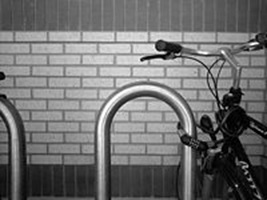
#> input picture Week2/images/Bicycle.jpg, 267 x 200 px, found by its file name
$ jupyter execute 19521766.ipynb
#> lines starting #> are read from the running program, lines starting #| are printed output that depends on the picture; long printed decimals are rounded
[cell 1]
from google.colab import drive
drive.mount('/content/drive')

THÔNG TIN SINH VIÊN

Họ tên: Phan Anh Lộc

MSSV: 19521766

Bài thực hành số 2

IMPORT CÁC THƯ VIỆN

[cell 2]
import cv2 as cv
from google.colab.patches import cv2_imshow
from scipy.spatial import distance
import matplotlib.pyplot as plt
import os
import numpy as np
from scipy import ndimage

[cell 3]
dir_monhoc = '/content/drive/MyDrive/CS231.M12.KHCL'
dir_baitap = os.path.join(dir_monhoc, 'Baitap', 'Baitap2')
dir_images = os.path.join(dir_baitap, 'images')

1. YÊU CẦU 1

[cell 4]
bicycle_path = os.path.join(dir_images, 'Bicycle.jpg')
bansoxe_path = os.path.join(dir_images, 'bansoxejpg.jpg')

bicycle_img = cv.imread(bicycle_path, 0)
#> bicycle_img is the input picture: shape (200, 267); min 0, max 255, mean 112.3
bansoxe_img = cv.imread(bansoxe_path, 0)
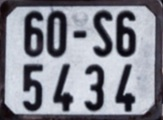
#> input picture Week2/images/bansoxejpg.jpg, 163 x 120 px, found by its file name
#> bansoxe_img: shape (120, 163); min 4, max 228, mean 135.4

cv2_imshow(bicycle_img)
cv2_imshow(bansoxe_img)

[cell 5]
def sobel_filters(img):
    Kx = np.array([[-1, 0, 1], [-2, 0, 2], [-1, 0, 1]], np.float32)
    Ky = np.array([[1, 2, 1], [0, 0, 0], [-1, -2, -1]], np.float32)
    # Ix = ndimage.filters.convolve(img, Kx)
    # Iy = ndimage.filters.convolve(img, Ky)
    Ix = cv.filter2D(img, -1, Kx)
    Iy = cv.filter2D(img, -1, Ky)
    G = np.hypot(Ix, Iy)
    G = G / G.max() * 255
    theta = np.arctan2(Iy, Ix)
    return (G, theta, Ix, Iy)

[cell 6]
G1, theta1, Ix1, Iy1 = sobel_filters(bicycle_img)
hstack_1 = np.hstack((bicycle_img, G1, Ix1, Iy1))
cv2_imshow(hstack_1)

[cell 7]
G2, theta2, Ix2, Iy2 = sobel_filters(bansoxe_img)
hstack_2 = np.hstack((bansoxe_img, G2, Ix2, Iy2))
cv2_imshow(hstack_2)

2. YÊU CẦU 2

[cell 8]
def feature_image(img):
  img_copy = img.copy()
  img_resized = cv.resize(img_copy, (256, 256))
  G_, theta_, Ix_, Iy_ = sobel_filters(img_resized)
  arr = []
  for i in range(G_.shape[0]):
    tmp = 0
    for j in range(G_.shape[1]):
      tmp = tmp + G_[i,j]
    arr.append(tmp)

  for j in range(G_.shape[1]):
    tmp = 0
    for i in range(G_.shape[0]):
      tmp = tmp + G_[i,j]
    arr.append(tmp)

  return arr

+ ĐỌC ẢNH

[cell 9]
path_img_0814 = os.path.join(dir_images, 'image_0814.jpg')
path_img_0816 = os.path.join(dir_images, 'image_0816.jpg')
path_img_1248 = os.path.join(dir_images, 'image_1248.jpg')

img_0814 = cv.imread(path_img_0814,0)
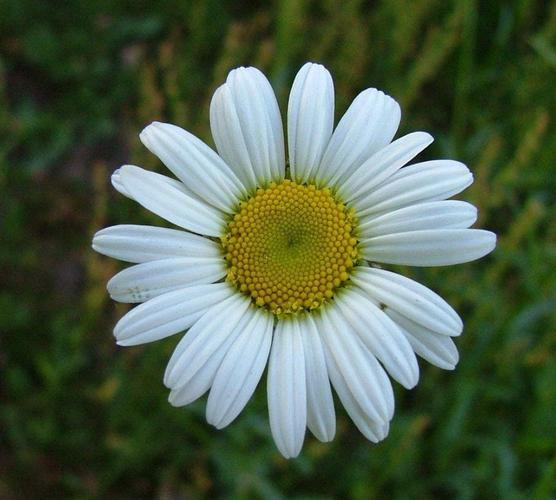
#> input picture Week2/images/image_0814.jpg, 556 x 500 px, found by its file name
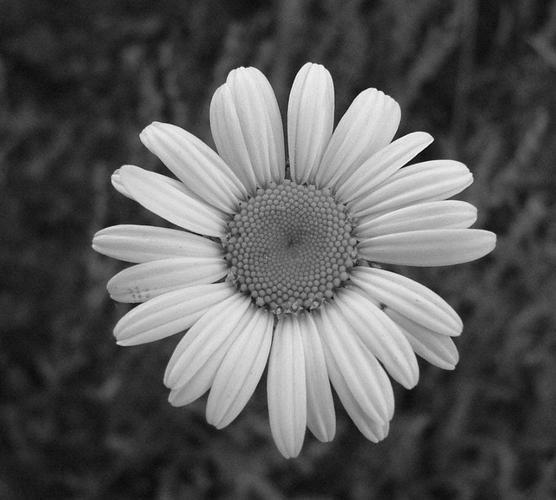
#> img_0814: shape (500, 556); min 0, max 255, mean 89.9
img_0816 = cv.imread(path_img_0816,0)
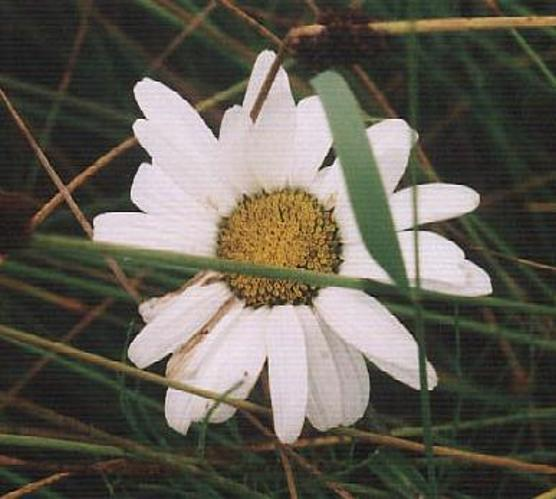
#> input picture Week2/images/image_0816.jpg, 556 x 499 px, found by its file name
#> img_0816: shape (499, 556); min 6, max 254, mean 93.1
img_1248 = cv.imread(path_img_1248,0)
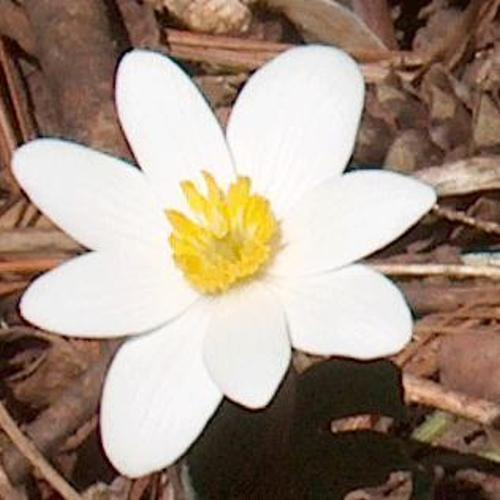
#> input picture Week2/images/image_1248.jpg, 500 x 500 px, found by its file name
#> img_1248: shape (500, 500); min 0, max 255, mean 147.8

+ HIỂN THỊ ẢNH ĐÃ ĐỌC

[cell 10]
cv2_imshow(img_0814)
cv2_imshow(img_0816)
cv2_imshow(img_1248)

+ TÍNH KHOẢNG CÁCH ẢNH 0814 VÀ 0816

[cell 11]
feature_vector_img_0814 = feature_image(img_0814)
#> in sobel_filters (call 3), `theta = np.arctan2(Iy, Ix)`:
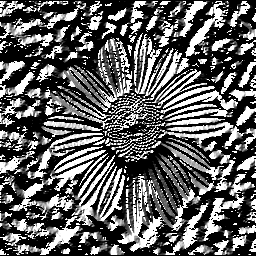
#> theta: shape (256, 256) float16; min 0, max 1.57, mean 0.607; drawn with min black and max white
#> after the loop in feature_image, `for i in range(G_.shape[0]):`: arr = 256 values, max 11978.9 at index 135, min 1818 at index 0, mean 5635.2
#> after the loop in feature_image, `for j in range(G_.shape[1]):`: arr = 512 values, max 12056.2 at index 388, min 1147.3 at index 256, mean 5635.2
#> feature_vector_img_0814 has the same summary as arr in feature_image
feature_vector_img_0816 = feature_image(img_0816)
#> in feature_image (call 2), `img_resized = cv.resize(img_copy, (256, 256))`:
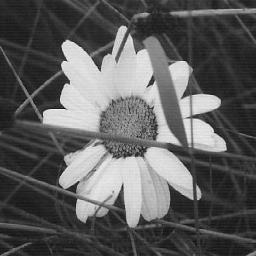
#> img_resized: shape (256, 256); min 11, max 251, mean 93
#> in sobel_filters (call 4), `theta = np.arctan2(Iy, Ix)`:
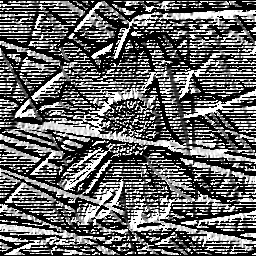
#> theta: shape (256, 256) float16; min 0, max 1.57, mean 0.628; drawn with min black and max white
#> after the loop in feature_image (call 2), `for i in range(G_.shape[0]):`: arr = 256 values, max 14826.3 at index 14, min 2491.3 at index 0, mean 6669.8
#> after the loop in feature_image (call 2), `for j in range(G_.shape[1]):`: arr = 512 values, max 14826.3 at index 14, min 2491.3 at index 0, mean 6669.8
#> feature_vector_img_0816 has the same summary as arr in feature_image
distance1 = distance.euclidean(feature_vector_img_0814, feature_vector_img_0816)
#> distance1 = 55432.9
print(distance1)
#| 55432.881

+ TÍNH KHOẢNG CÁCH ẢNH 0814 VÀ 1248

[cell 12]
feature_vector_img_0814 = feature_image(img_0814)
feature_vector_img_1248 = feature_image(img_1248)
#> in sobel_filters (call 6), `G = np.hypot(Ix, Iy)`:
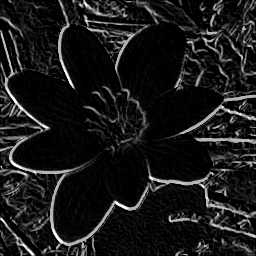
#> G: shape (256, 256) float16; min 0, max 360.5, mean 36.1; drawn with min black and max white
#> in sobel_filters (call 6), `theta = np.arctan2(Iy, Ix)`:
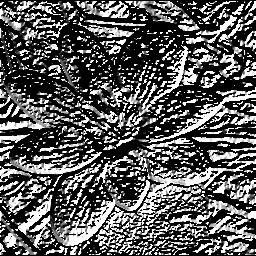
#> theta: shape (256, 256) float16; min 0, max 1.57, mean 0.563; drawn with min black and max white
#> feature_vector_img_1248 = 512 values, max 14700.9 at index 139, min 2222.4 at index 420, mean 6540
distance2 = distance.euclidean(feature_vector_img_0814, feature_vector_img_1248)
#> distance2 = 92123.4
print(distance2)
#| 92123.376

+ TÍNH SỰ TƯƠNG ĐỒNG ẢNH 0814 VÀ 0816

[cell 13]
1 - distance.cosine(feature_vector_img_0814, feature_vector_img_0816)
#> Out = 0.94

+ TÍNH SỰ TƯƠNG ĐỒNG ẢNH 0814 VÀ 1248

[cell 14]
1 - distance.cosine(feature_vector_img_0814, feature_vector_img_1248)
#> Out = 0.813
